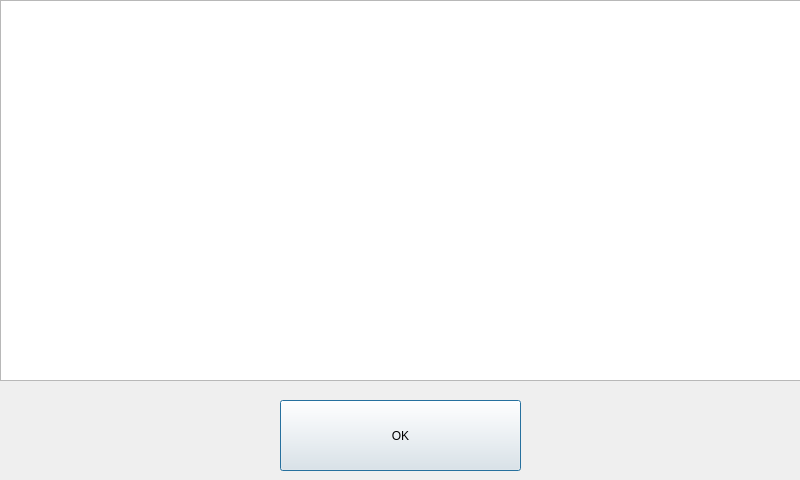
<?xml version="1.0" encoding="UTF-8"?>
<ui version="4.0">
 <class>atpLogDetails</class>
 <widget class="QDialog" name="atpLogDetails">
  <property name="geometry">
   <rect>
    <x>0</x>
    <y>0</y>
    <width>800</width>
    <height>480</height>
   </rect>
  </property>
  <property name="windowTitle">
   <string>Dialog</string>
  </property>
  <widget class="QTableView" name="tableView">
   <property name="geometry">
    <rect>
     <x>0</x>
     <y>0</y>
     <width>801</width>
     <height>381</height>
    </rect>
   </property>
  </widget>
  <widget class="QPushButton" name="buttonOk">
   <property name="geometry">
    <rect>
     <x>280</x>
     <y>400</y>
     <width>241</width>
     <height>71</height>
    </rect>
   </property>
   <property name="text">
    <string>OK</string>
   </property>
  </widget>
 </widget>
 <resources/>
 <connections/>
</ui>
